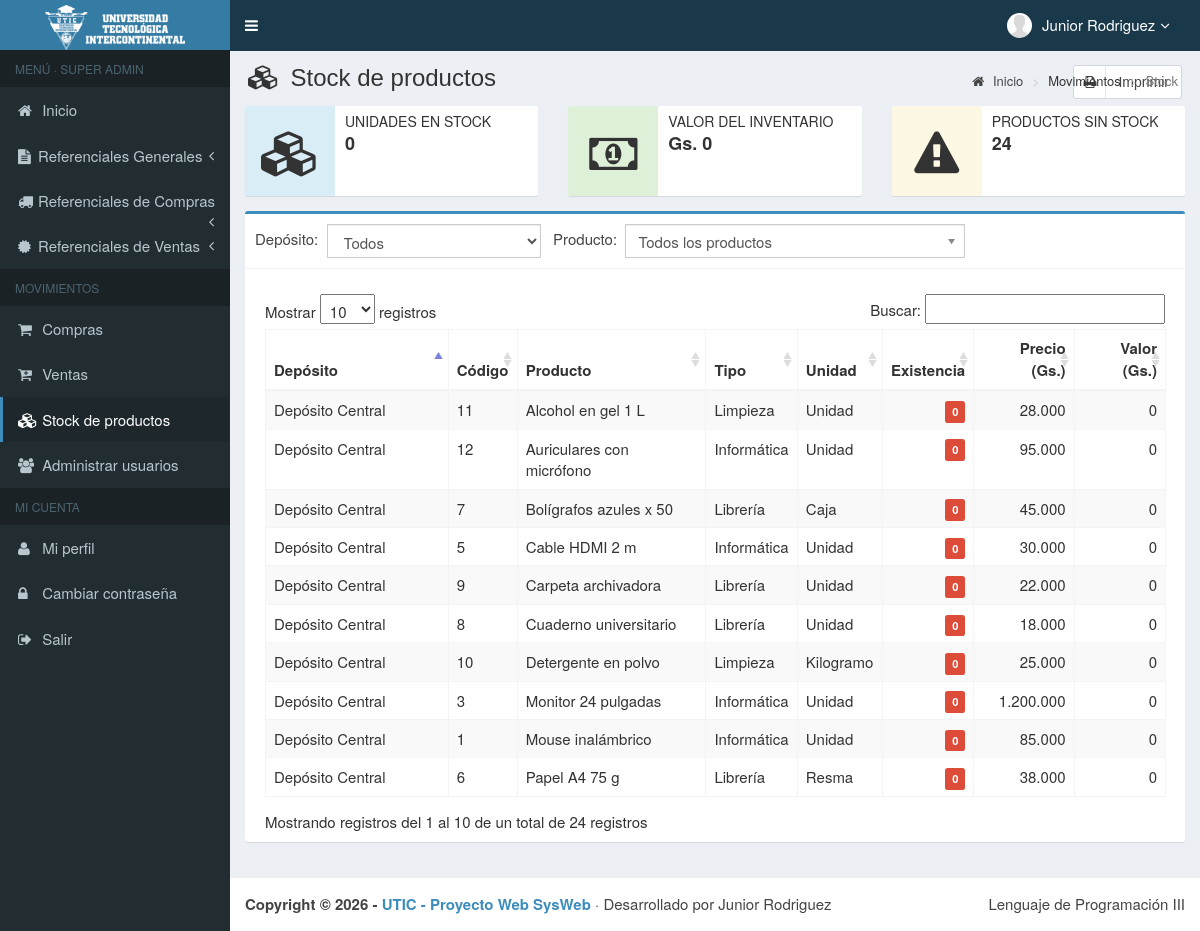
/main.php?module=stock (signed in), run on the app's committed database.
### tables this page shows
CREATE TABLE usuarios (
    id_user         INT          NOT NULL AUTO_INCREMENT,
    username        VARCHAR(50)  NOT NULL,
    name_user       VARCHAR(150) NOT NULL,
    password        VARCHAR(255) NOT NULL,
    email           VARCHAR(150) NULL,
    telefono        VARCHAR(20)  NULL,
    foto            VARCHAR(300) NOT NULL DEFAULT '',
    permisos_acceso VARCHAR(30)  NOT NULL,           
    status          VARCHAR(15)  NOT NULL DEFAULT 'activo',    
    PRIMARY KEY (id_user),
    UNIQUE KEY uq_usuarios_username (username)
);

CREATE TABLE producto (
    cod_producto  INT         NOT NULL,
    cod_tipo_prod INT         NOT NULL,
    id_u_medida   INT         NOT NULL,
    p_descrip     VARCHAR(50) NOT NULL,
    precio        INT         NOT NULL,
    PRIMARY KEY (cod_producto),
    FOREIGN KEY (cod_tipo_prod) REFERENCES tipo_producto (cod_tipo_prod),
    FOREIGN KEY (id_u_medida)   REFERENCES u_medida (id_u_medida)
);

CREATE TABLE deposito (
    cod_deposito INT         NOT NULL,
    descrip      VARCHAR(50) NOT NULL,
    PRIMARY KEY (cod_deposito)
);

CREATE TABLE tipo_producto (
    cod_tipo_prod INT         NOT NULL,
    t_p_descrip   VARCHAR(50) NOT NULL,
    PRIMARY KEY (cod_tipo_prod)
);

CREATE TABLE u_medida (
    id_u_medida INT         NOT NULL,
    u_descrip   VARCHAR(20) NOT NULL,
    PRIMARY KEY (id_u_medida)
);

### config/funciones.php (called while the page is built, shortened)
<?php
function e(?string $texto): string
{
    return htmlspecialchars($texto ?? "", ENT_QUOTES, "UTF-8");
}
function gs(int|float|string|null $monto): string
{
    return number_format((float) $monto, 0, ",", ".");
}
function foto_usuario(?string $foto): string
{
    return "images/user/" . ($foto !== null && $foto !== "" ? rawurlencode($foto) : "user-default.png");
}

### modules/stock/view.php (the view, shortened to what this page needs)
<?php
$deposito  = (int) ($_GET["deposito"] ?? 0);
$producto  = (int) ($_GET["producto"] ?? 0);
$sql = "SELECT d.descrip AS deposito, p.cod_producto, p.p_descrip, t.t_p_descrip, u.u_descrip, p.precio,
               COALESCE(s.cantidad, 0) AS cantidad
        FROM producto p
        CROSS JOIN deposito d
        JOIN tipo_producto t ON t.cod_tipo_prod = p.cod_tipo_prod
        JOIN u_medida u      ON u.id_u_medida   = p.id_u_medida
        LEFT JOIN stock s    ON s.cod_producto  = p.cod_producto AND s.cod_deposito = d.cod_deposito
        WHERE (? = 0 OR d.cod_deposito = ?)
          AND (? = 0 OR p.cod_producto = ?)   -- filtro del combo buscador
        ORDER BY d.cod_deposito, p.p_descrip";
$stmt = $mysqli->prepare($sql);
$stmt->bind_param("iiii", $deposito, $deposito, $producto, $producto);
$stmt->execute();
$filas = $stmt->get_result()->fetch_all(MYSQLI_ASSOC);
$valor_total = array_sum(array_map(fn($f) => $f["cantidad"] * $f["precio"], $filas));
$sin_stock   = count(array_filter($filas, fn($f) => (int) $f["cantidad"] === 0));
?>
<section class="content-header">
    <h1>
        <i class="fa fa-cubes icon-title"></i> Stock de productos
        <a class="btn btn-default btn-social pull-right" href="modules/stock/reporte.php?deposito=<?= $deposito ?>&producto=<?= $producto ?>" target="_blank" title="Imprimir reporte" data-toggle="tooltip">
            <i class="fa fa-print"></i> Imprimir
        </a>
    </h1>
    <ol class="breadcrumb">
        <li><a href="?module=start"><i class="fa fa-home"></i> Inicio</a></li>
        <li>Movimientos</li>
        <li class="active">Stock</li>
    </ol>
</section>
<section class="content">
    <div class="row">
        <div class="col-md-4 col-sm-6">
            <div class="info-box">
                <span class="info-box-icon bg-aqua"><i class="fa fa-cubes"></i></span>
                <div class="info-box-content">
                    <span class="info-box-text">Unidades en stock</span>
                    <span class="info-box-number"><?= gs(array_sum(array_column($filas, "cantidad"))) ?></span>
                </div>
            </div>
        </div>
        <div class="col-md-4 col-sm-6">
            <div class="info-box">
                <span class="info-box-icon bg-green"><i class="fa fa-money"></i></span>
                <div class="info-box-content">
                    <span class="info-box-text">Valor del inventario</span>
                    <span class="info-box-number">Gs. <?= gs($valor_total) ?></span>
                </div>
            </div>
        </div>
        <div class="col-md-4 col-sm-6">
            <div class="info-box">
                <span class="info-box-icon bg-yellow"><i class="fa fa-exclamation-triangle"></i></span>
                <div class="info-box-content">
                    <span class="info-box-text">Productos sin stock</span>
                    <span class="info-box-number"><?= $sin_stock ?></span>
                </div>
            </div>
        </div>
    </div>
    <div class="box box-primary">
        <div class="box-header with-border">
            <form method="GET" class="form-inline" id="form_filtro_stock">
                <label>Depósito:&nbsp;</label>
                <select name="deposito" class="form-control" onchange="this.form.submit()">
                    <option value="0">Todos</option>
                </select>
                &nbsp;&nbsp;<label>Producto:&nbsp;</label>
            </form>
        </div>
        <div class="box-body">
            <table id="dataTables1" class="table table-bordered table-striped table-hover">
                <thead>
                    <tr>
                        <th>Depósito</th><th>Código</th><th>Producto</th><th>Tipo</th><th>Unidad</th>
                        <th class="text-right">Existencia</th><th class="text-right">Precio (Gs.)</th><th class="text-right">Valor (Gs.)</th>
                    </tr>
                </thead>
                <tbody>
                <?php foreach ($filas as $f): ?>
                    <tr>
                        <td><?= e($f["deposito"]) ?></td>
                        <td><?= (int) $f["cod_producto"] ?></td>
                        <td><?= e($f["p_descrip"]) ?></td>
                        <td><?= e($f["t_p_descrip"]) ?></td>
                        <td><?= e($f["u_descrip"]) ?></td>
                        <td class="text-right">
                            <?php if ((int) $f["cantidad"] === 0): ?>
                                <span class="label label-danger">0</span>
                            <?php else: ?>
                                <strong><?= gs($f["cantidad"]) ?></strong>
                            <?php endif; ?>
                        </td>
                        <td class="text-right"><?= gs($f["precio"]) ?></td>
                        <td class="text-right"><?= gs($f["cantidad"] * $f["precio"]) ?></td>
                    </tr>
                <?php endforeach; ?>
                </tbody>
            </table>
        </div>
    </div>
</section>

### top-menu.php (shortened to what this page needs)
<?php
$stmt = $mysqli->prepare("SELECT name_user, foto, permisos_acceso FROM usuarios WHERE id_user = ?");
$stmt->bind_param("i", $_SESSION["id_user"]);
$stmt->execute();
$usuario_top = $stmt->get_result()->fetch_assoc();
?>
<li class="dropdown user user-menu">
    <a href="#" class="dropdown-toggle" data-toggle="dropdown">
        <img src="<?= foto_usuario($usuario_top["foto"]) ?>" class="user-image" alt="Imagen de usuario">
        <span class="hidden-xs"><?= e($usuario_top["name_user"]) ?><i style="margin-left:5px" class="fa fa-angle-down"></i></span>
    </a>
</li>

### assets/css/style.css (style rules this page uses)
.bg-aqua, .callout.callout-info, .alert-info, .label-info, .modal-info .modal-body { background-color: #d9edf7 !important; }
.bg-green, .callout.callout-success, .alert-success, .label-success, .modal-success .modal-body { background-color: #dff0d8 !important; }
.bg-yellow, .callout.callout-warning, .alert-warning, .label-waring, .modal-warning .modal-body { background-color: #fcf8e3 !important; }
.bg-red, .callout.callout-danger, .alert-danger, .alert-error, .label-danger, .modal-danger .modal-body { background-color: #f2dede !important; }
label { display: inline-block; font-size: 15px; font-weight: 400; margin-bottom: 5px; max-width: 100%; }
.form-control { background-color: #fff; background-image: none; border: 1px solid #ccc; border-radius: 4px; box-shadow: 0 1px 1px rgba(0, 0, 0, 0.075) inset; color: #555; display: block; font-size: 15px; height: 34px; line-height: 1.42857; padding: 6px 12px; transition: border-color 0.15s ease-in-out 0s, box-shadow 0.15s ease-in-out 0s; width: 100%; }
.btn-default { background-color: #fff; border-color: #d2d6de; color: #444; }
.btn-social *:first-child { border-right: 1px solid rgba(0, 0, 0, 0.1); bottom: 0; font-size: 1em !important; left: 0; line-height: 32px !important; position: absolute; text-align: center; top: 0; width: 32px !important; }
.content-header { padding: 15px 18px 0; position: relative; }
.content-header > .breadcrumb { background: transparent none repeat scroll 0 0; border-radius: 2px; float: right; font-size: 13px; margin-bottom: 0; margin-top: 0; padding: 7px 12px; position: absolute; right: 10px; top: 15px; }
.icon-title { margin-right: 5px; }
body { background-color: #fff; color: #333; font-size: 15px; line-height: 1.42857; }

### main.php (style rules this page uses)
.label.label-danger { background-color: #dd4b39 !important; color: #fff; }

### data on the page
usuarios: name_user "Junior Rodriguez"
producto: deposito.descrip "Depósito Central", cod_producto "11", p_descrip "Alcohol en gel 1 L", cod_tipo_prod.t_p_descrip "Limpieza", id_u_medida.u_descrip "Unidad", precio "28.000", precio "0"
producto: deposito.descrip "Depósito Central", cod_producto "12", p_descrip "Auriculares con micrófono", cod_tipo_prod.t_p_descrip "Informática", id_u_medida.u_descrip "Unidad", precio "95.000", precio "0"
producto: deposito.descrip "Depósito Central", cod_producto "7", p_descrip "Bolígrafos azules x 50", cod_tipo_prod.t_p_descrip "Librería", id_u_medida.u_descrip "Caja", precio "45.000", precio "0"
producto: deposito.descrip "Depósito Central", cod_producto "5", p_descrip "Cable HDMI 2 m", cod_tipo_prod.t_p_descrip "Informática", id_u_medida.u_descrip "Unidad", precio "30.000", precio "0"
producto: deposito.descrip "Depósito Central", cod_producto "9", p_descrip "Carpeta archivadora", cod_tipo_prod.t_p_descrip "Librería", id_u_medida.u_descrip "Unidad", precio "22.000", precio "0"
producto: deposito.descrip "Depósito Central", cod_producto "8", p_descrip "Cuaderno universitario", cod_tipo_prod.t_p_descrip "Librería", id_u_medida.u_descrip "Unidad", precio "18.000", precio "0"
producto: deposito.descrip "Depósito Central", cod_producto "10", p_descrip "Detergente en polvo", cod_tipo_prod.t_p_descrip "Limpieza", id_u_medida.u_descrip "Kilogramo", precio "25.000", precio "0"
producto: deposito.descrip "Depósito Central", cod_producto "3", p_descrip "Monitor 24 pulgadas", cod_tipo_prod.t_p_descrip "Informática", id_u_medida.u_descrip "Unidad", precio "1.200.000", precio "0"
producto: deposito.descrip "Depósito Central", cod_producto "1", p_descrip "Mouse inalámbrico", cod_tipo_prod.t_p_descrip "Informática", id_u_medida.u_descrip "Unidad", precio "85.000", precio "0"
producto: deposito.descrip "Depósito Central", cod_producto "6", p_descrip "Papel A4 75 g", cod_tipo_prod.t_p_descrip "Librería", id_u_medida.u_descrip "Resma", precio "38.000", precio "0"

### other printed values
$nivel "SUPER ADMIN"
gs(array_sum(array_column($filas, "cantidad"))) "0"
gs($valor_total) "0"
$sin_stock "24"
